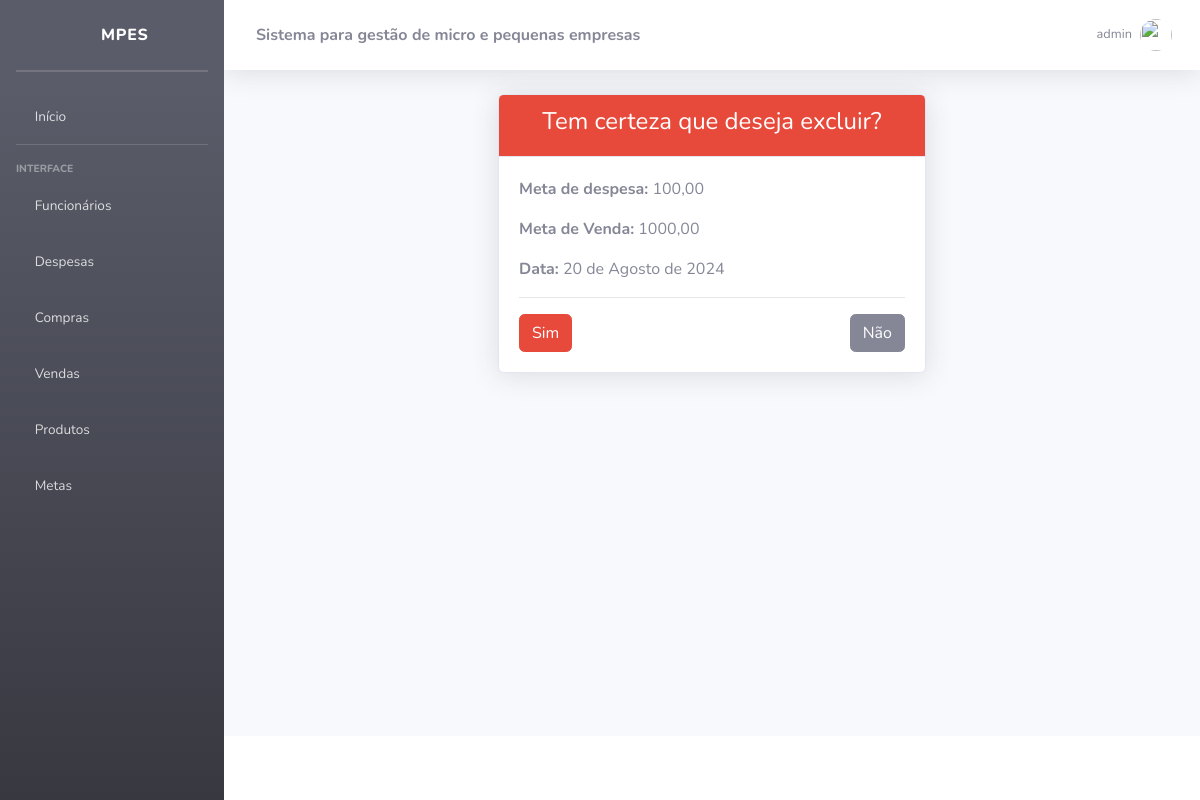
The page /meta/deletar/confirmar/6 (signed in) on the database its author committed.
### metaLucro/models.py (models this page shows)
class Meta(models.Model):
    usuario = models.ForeignKey(User, on_delete=models.CASCADE)
    data = models.DateField()
    despesa = models.DecimalField(max_digits=15, decimal_places=2)  # Campo para o valor de despesas
    venda = models.DecimalField(max_digits=15, decimal_places=2)  # Campo para o valor de vendas

### metaLucro/views.py (the view)
# urls.py: path("deletar/confirmar/<int:id_meta>", views.confirmarExcluir, name="confirmarMeta"),
@group_required('administrador')
@login_required
def confirmarExcluir(request,id_meta):
    meta = Meta.objects.get(pk=id_meta)
    return render(request, "MetaLucro/confirmarExcluir.html", {'meta': meta})

### MPEs/utils.py (called while the page is built, shortened)
def group_required(groups, login_url=None, raise_exception=False):
    def check_perms(user):
        if user.is_superuser:
            return True
    return user_passes_test(check_perms, login_url=login_url)

### templates/metaLucro/confirmarExcluir.html
{% extends 'base.html' %}
{% block content %}
  <div class="container mt-4">
    <div class="row justify-content-center">
      <div class="col-md-6">
        <div class="card shadow">
          <div class="card-header bg-danger text-white text-center">
            <h4 class="alert-heading">Tem certeza que deseja excluir?</h4>
          </div>
          <div class="card-body">
            <p>
              <strong>Meta de despesa:</strong> {{ meta.despesa }}
            </p>
            <p>
              <strong>Meta de Venda:</strong> {{ meta.venda }}
            </p>
            <p>
              <strong>Data:</strong> {{ meta.data }}
            </p>
            <hr />
            <div class="d-flex justify-content-between">
              <a href="/meta/deletar/{{ meta.id }}" class="btn btn-danger">Sim</a>
              <a href="/meta/" class="btn btn-secondary">Não</a>
            </div>
          </div>
        </div>
      </div>
    </div>
  </div>
{% endblock %}

### templates/topbar.html (shortened to what this page needs)
{% load static %}
<nav class="navbar navbar-expand navbar-light bg-white topbar mb-4 static-top shadow">
    <div class="sidebar-brand-text mx-3"><strong>Sistema para gestão de micro e pequenas empresas</strong></div>
    <ul class="navbar-nav ml-auto">
        <li class="nav-item dropdown no-arrow d-sm-none">
        <li class="nav-item dropdown no-arrow">
            <a class="nav-link dropdown-toggle" href="#" id="userDropdown" role="button"
                data-toggle="dropdown" aria-haspopup="true" aria-expanded="false">
                <span class="mr-2 d-none d-lg-inline text-gray-600 small">{{ user }}</span>
                <img class="img-profile rounded-circle"
                src="{% static 'img/undraw_profile.svg' %}">
        </a>
        </li>
    </ul>
</nav>

### rows shown on the page
Meta: despesa "100,00", venda "1000,00", data "20 de Agosto de 2024"

### other values the page prints
{{ user }} "admin"
